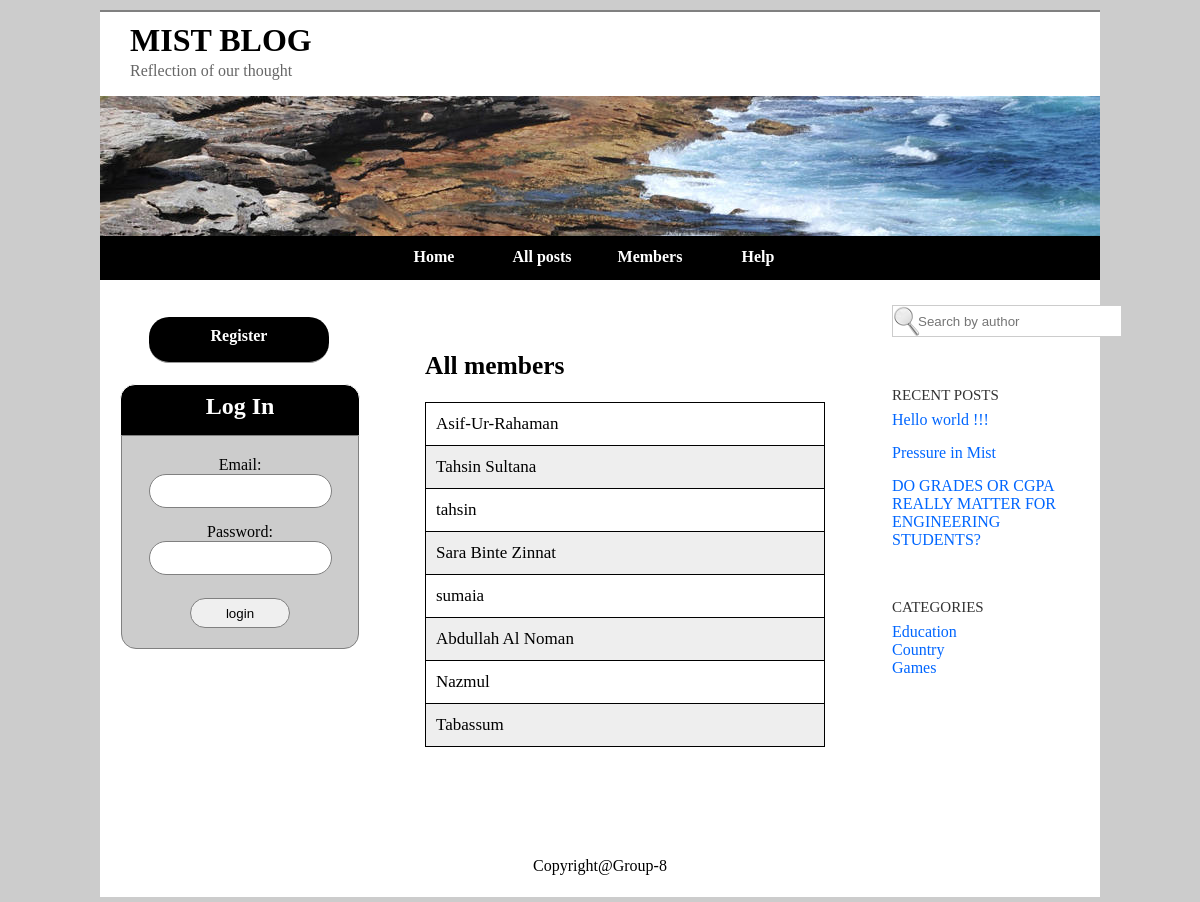
The page /my-blog/index.php?action=user&&action2=members on the database its author committed.
### tables this page shows
CREATE TABLE IF NOT EXISTS `users` (
  `user_id` int(10) NOT NULL AUTO_INCREMENT,
  `email` varchar(255) NOT NULL,
  `password` varchar(20) NOT NULL,
  `full_name` varchar(50) NOT NULL,
  `nick_name` varchar(15) NOT NULL,
  `gender` tinyint(1) NOT NULL COMMENT 'male:0 female:1',
  `date_of_birth` varchar(15) NOT NULL,
  `address` varchar(255) NOT NULL,
  `city` varchar(255) NOT NULL,
  `country` varchar(255) NOT NULL,
  `reg_date` datetime NOT NULL,
  PRIMARY KEY (`user_id`),
  UNIQUE KEY `email` (`email`)
);

CREATE TABLE IF NOT EXISTS `posts` (
  `post_id` int(10) NOT NULL AUTO_INCREMENT,
  `user_id` int(10) NOT NULL,
  `title` varchar(255) NOT NULL,
  `text` varchar(10000) NOT NULL,
  `rating` tinyint(5) NOT NULL,
  `date` varchar(10) NOT NULL,
  `views` int(10) NOT NULL,
  `likes` int(10) NOT NULL,
  PRIMARY KEY (`post_id`)
);

### my-blog/helpers/common.php (called while the page is built, shortened)
<?php
function &getDBObject(){
    require_once 'library/db/mysql.php';
    global $db_config;
    $tmp = new Mysql($db_config['host'], $db_config['user'],$db_config['password'], $db_config['database']);
    $tmp->connect();
    $db_object = &$tmp;
    return $db_object;
}
function loadTheme($theme_name){
    require_once THEME_PATH.$theme_name.'/basic'.FILE_EXT;
}
function setViewItem($name, $content){
    global $view_items;
    $view_items[$name]=$content;
}
function getViewItem($name){
    global $view_items;
    if(array_key_exists($name, $view_items)){
        return $view_items[$name];
    }
    return false;
}
function loadView($view_name, $data=array(),$mdata=array(), $ldata=array(), $return=true){
    extract($data);
    extract($mdata);
    extract($ldata);
    require_once VIEW_PATH.$view_name.FILE_EXT;
    return ob_get_clean();
}
?>

### my-blog/controllers/user.php (called while the page is built, shortened)
<?php
$action2=$_POST['action2'];
if(!isset($action2)|| empty($action2)){
   $action2=$_GET['action2'];
}
$users = new Users();
switch($action2){
     case 'members':
         $members=$users->getUsers();
         $member_view =  loadView('members',$members);
         break;
}
?>

### my-blog/index.php (called while the page is built, shortened)
<?php
require_once 'config/config.php';
require_once 'config/db-config.php';
require_once 'helpers/common.php';
$action=$_POST['action'];
if(!isset($action)|| empty($action)){
   $action=$_GET['action'];
}
$controller='';
switch($action){
    case 'user':
        $controller='user.php';
        break;
}
include_once CONTROLLER_PATH.$controller;
loadTheme($current_theme);
?>

### my-blog/library/db/mysql.php (called while the page is built, shortened)
<?php
class Mysql{
    private  $host;
    private  $user;
    private  $password;
    private  $link;
    function __construct($h,$u,$p,$d){
        $this->host =$h;
        $this->user =$u;
        $this->password = $p;
        $this->link = NULL;
    }
    function connect(){
        $this->link = mysql_connect($this->host,  $this->user,  $this->password);
    }
    function getRows($query){
        $result=mysql_query($query,  $this->link);
        $rows = array();
        while($row = mysql_fetch_assoc($result))
        {
            $rows[]=$row;
        }
        return $rows;
    }
}
?>

### my-blog/models/users.php (called while the page is built, shortened)
<?php
class Users{
    private $db;
    function  __construct() {
        $this->db=&getDBObject();
    }
    function getUsers(){
        $query="SELECT * FROM users";
        return $this->db->getRows($query);
    }
}
?>

### my-blog/themes/basic/basic.php (called while the page is built)
<?php
require_once THEME_PATH.$theme_name.'/header.php';
require_once THEME_PATH.$theme_name.'/leftbar.php';
require_once THEME_PATH.$theme_name.'/content.php';
require_once THEME_PATH.$theme_name.'/rightbar.php';
require_once THEME_PATH.$theme_name.'/footer.php';
?>

### my-blog/config/config.php (called while the page is built)
<?php
$view_items= array();
$current_theme="basic";
?>

### my-blog/views/members.php (the view)
<?php
$num = count($data);
?>
<h2 style="margin-left: 25px;">All members </h2>
<table style="border-collapse: collapse;margin-left: 25px;" class="tabled">
    <?php
    for($i=0;$i<$num;$i++){
        if($i%2 == 0){
    ?>
    <tr class="tabled">
        <td class="tabled"><a href="?action=user&&action2=post&&user_id=<?php echo $data[$i]['user_id']; ?>" style="color:black;"><?php echo $data[$i]['full_name'];?></a></td>
    </tr>
    <?php
        }
        else{
            ?>
    <tr class="alt">
        <td class="alt"><a href="?action=user&&action2=post&&user_id=<?php echo $data[$i]['user_id']; ?>" style="color:black;"><?php echo $data[$i]['full_name'];?></a></td>
    </tr>
    <?php
        }
    }
    ?>
</table>

### my-blog/themes/basic/header.php (shortened to what this page needs)
<!DOCTYPE html PUBLIC "-//W3C//DTD XHTML 1.0 Transitional//EN" "http://www.w3.org/TR/xhtml1/DTD/xhtml1-transitional.dtd">
<html xmlns="http://www.w3.org/1999/xhtml">
<head>
    <link rel="stylesheet" type="text/css" href="<?php echo THEME_PATH.$current_theme.'/CSS';?>/style.css"/>
</head>
<body>
<div id="wrap">
	<h1 id="up">MIST  BLOG</h1>
	<p id="uph">Reflection of our thought</p>
	<div id="header">
	</div>
	<div id="nav">
		<ul class="navigate">
			<li class="navigate"><a class="navigate" href="?">Home</a></li>
			<li class="navigate"><a class="navigate" href="?action=post">All posts</a></li>
			<li class="navigate"><a class="navigate" href="?action=user&&action2=members">Members</a></li>
			<li class="navigate"><a class="navigate" href="?action=post&&action2=help">Help</a></li>
		</ul>
	</div>

### my-blog/themes/basic/leftbar.php (shortened to what this page needs)
<div id="leftbar">
    <?php
    if(!isset ($_SESSION['current-user'])){
    ?>
    <a class="noimg" href="?action=user&&action2=register">Register</a>
		<div id="login">
			<h2 class="ab"><center>Log  In  </center></h2>
		</div>
		<div id="login-form">
			<form action="index.php?action=user&&action2=do-login" method="post">
			<center>Email: </center>
			<center><input type="text" name="email" style="height:30px;margin-bottom:15px; border:1px solid gray;border-radius:20px;" /></center>
			<center>Password: </center>
			<center><input type="password" name="password" style="height:30px;margin-bottom:3px; border:1px solid gray;border-radius:20px;" /></center>
			<center><input type="submit" value="login" style="width:100px;height:30px;margin:20px; border:1px solid gray;border-radius:20px;" /> </center>
			</form>
		</div>
    <?php
}
?>
</div>

### my-blog/themes/basic/content.php (shortened to what this page needs)
<div id="content">
    <?php
    echo getViewItem('members');
    ?>
</div>

### my-blog/themes/basic/rightbar.php
<?php
$query = "SELECT * FROM posts ORDER BY post_id DESC LIMIT 0 , 3";
$result=mysql_query($query);
$rows = array();
        while($row = mysql_fetch_assoc($result))
        {
            $rows[]=$row;
        }
?>
<div id="rightbar">
		<form action="?action=user&&action2=search" method="post">
		<input  class="right" type="text" name="name" placeholder="Search by author" size="23"  />
		</form>
		<p class="rp">RECENT POSTS</p>
		<ul>
			<li style="margin-bottom:15px;"><a href="?action=post&&action2=post&&post_id=<?php echo $rows[0]['post_id'];?>"><?php echo $rows[0]['title']; ?></a></li>
			<li style="margin-bottom:15px;"><a href="?action=post&&action2=post&&post_id=<?php echo $rows[1]['post_id'];?>"><?php echo $rows[1]['title']; ?></a></li>
			<li><a href="?action=post&&action2=post&&post_id=<?php echo $rows[2]['post_id'];?>"><?php echo $rows[2]['title']; ?></a></li>
		</ul>
		<p class="rp">CATEGORIES</p>
		<ul>
			<li><a href="">Education</a></li>
			<li><a href="">Country</a></li>
			<li><a href="">Games</a></li>
		</ul>
	</div>

### my-blog/themes/basic/footer.php
<div id="footer">
    <center><p style="padding-top: 60px;padding-left: 100px;">Copyright@Group-8</p></center>
	</div>
</div>
</body>
</html>

### my-blog/themes/basic/CSS/style.css (style rules this page uses)
body,html { margin:0; padding:0; background-color:#CCCCCC; }
#wrap { width:1000px; margin:10px auto; background-color:#FFFFFF; border-top:solid gray 2px; }
#header { margin:0; padding:0; background-image:url(shore.jpg); height:140px; }
#up { margin:30px; margin-top:10px; }
#uph { margin-left:30px; margin-top:-27px; color:#666666; }
#nav { background-color:#000000; padding-left:280px; height:44px; }
ul.navigate { list-style-type:none; margin:0px; padding:0; overflow:hidden; }
li.navigate { float:left; }
a.navigate:link,a.navigate:visited { display:block; width:100px; font-weight:bold; color:#FFFFFF; text-align:center; padding:12px 4px; text-decoration:none; }
#leftbar { width:240px; padding:20px; padding-top:30px; float:left; }
#login { margin-top:10px; height:50px; border:1px solid white; background:#000000; border-top-left-radius:15px; border-top-right-radius:15px; }
h2.ab { color:#FFFFFF; margin-top:8px; }
#login-form { background:#CCCCCC; border:1px solid gray; padding-top:20px; margin:0 1px; margin-top:-1px; border-bottom-left-radius:15px; border-bottom-right-radius:15px; }
#content { float:left; width:460px; padding:50px 20px; font-size:17px; }
#rightbar { width:200px; float:right; padding:25px 8px; }
#footer { width:900px; clear:both; height:100px; }
input.right { background-image:url(search.png); background-repeat:no-repeat; padding-left:25px; border:1px solid #CCCCCC; height:28px; }
p.rp { margin-top:50px; font-size:15px; color:#333333; }
ul { list-style-type:none; margin-left:-40px; margin-top:-8px; }
a { text-decoration:none; color:#0066FF; }
a.left:link,a.left:visited, a.noimg:link,a.noimg:visited { display:block; font-weight:bold; color:#FFFFFF; background-color:#000000; border-bottom:1px solid #999999; border-top-left-radius:10px; border-bottom-right-radius:10px; width:160px; text-align:center; padding:10px; text-decoration:none; }
a.noimg:link,a.noimg:visited { margin:7px 29px; margin-bottom:21px; height:25px; border-top-left-radius:20px; border-bottom-right-radius:20px; border-top-right-radius:20px; border-bottom-left-radius:20px; }
.tabled { border:1px solid black; width:400px; height:40px; padding-left:10px; }
.alt { border:1px solid black; width:400px; height:40px; padding-left:10px; background-color:#EEEEEE; }

### rows shown on the page
users: full_name "Asif-Ur-Rahaman"
users: full_name "Tahsin Sultana"
users: full_name "tahsin"
users: full_name "Sara Binte Zinnat"
users: full_name "sumaia"
users: full_name "Abdullah Al Noman"
users: full_name "Nazmul"
users: full_name "Tabassum"
posts: title "Hello world !!!"
posts: title "Pressure in Mist"
posts: title "DO GRADES OR CGPA REALLY MATTER FOR ENGINEERING STUDENTS?"
